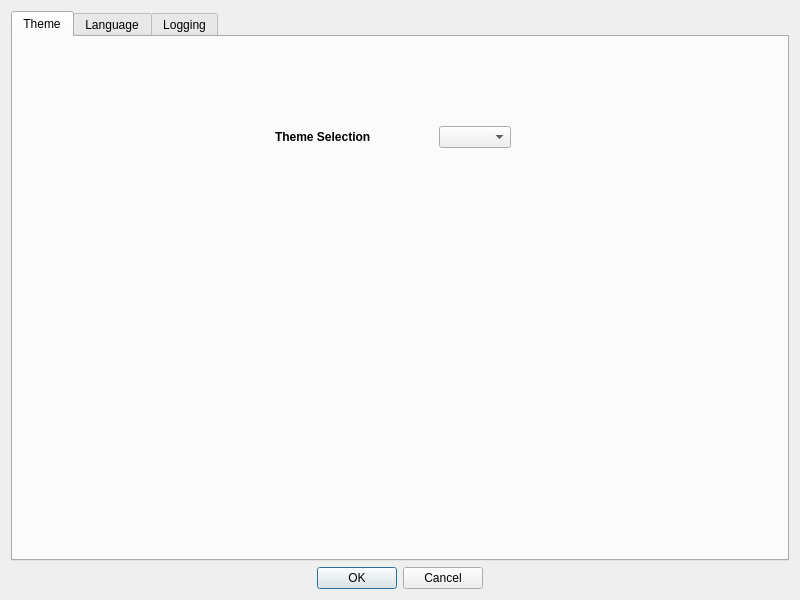
<?xml version="1.0" encoding="UTF-8"?>
<ui version="4.0">
 <class>Settings</class>
 <widget class="QDialog" name="Settings">
  <property name="geometry">
   <rect>
    <x>0</x>
    <y>0</y>
    <width>800</width>
    <height>600</height>
   </rect>
  </property>
  <property name="windowTitle">
   <string>Settings</string>
  </property>
  <layout class="QVBoxLayout" name="verticalLayout">
   <item>
    <widget class="QTabWidget" name="tabs">
     <property name="focusPolicy">
      <enum>Qt::TabFocus</enum>
     </property>
     <property name="currentIndex">
      <number>0</number>
     </property>
     <widget class="QWidget" name="Theme">
      <attribute name="title">
       <string>Theme</string>
      </attribute>
      <widget class="QWidget" name="horizontalLayoutWidget_3">
       <property name="geometry">
        <rect>
         <x>200</x>
         <y>0</y>
         <width>361</width>
         <height>201</height>
        </rect>
       </property>
       <layout class="QHBoxLayout" name="horizontalLayout_4">
        <item>
         <widget class="QLabel" name="label_5">
          <property name="sizePolicy">
           <sizepolicy hsizetype="Fixed" vsizetype="Fixed">
            <horstretch>0</horstretch>
            <verstretch>0</verstretch>
           </sizepolicy>
          </property>
          <property name="font">
           <font>
            <bold>true</bold>
           </font>
          </property>
          <property name="text">
           <string>Theme Selection</string>
          </property>
         </widget>
        </item>
        <item>
         <widget class="QComboBox" name="theme_combo">
          <property name="sizePolicy">
           <sizepolicy hsizetype="Fixed" vsizetype="Fixed">
            <horstretch>0</horstretch>
            <verstretch>0</verstretch>
           </sizepolicy>
          </property>
          <property name="sizeAdjustPolicy">
           <enum>QComboBox::AdjustToContents</enum>
          </property>
         </widget>
        </item>
       </layout>
      </widget>
     </widget>
     <widget class="QWidget" name="language">
      <attribute name="title">
       <string>Language</string>
      </attribute>
      <widget class="QWidget" name="horizontalLayoutWidget_2">
       <property name="geometry">
        <rect>
         <x>200</x>
         <y>0</y>
         <width>361</width>
         <height>201</height>
        </rect>
       </property>
       <layout class="QHBoxLayout" name="horizontalLayout_3">
        <item>
         <widget class="QLabel" name="label_4">
          <property name="sizePolicy">
           <sizepolicy hsizetype="Fixed" vsizetype="Fixed">
            <horstretch>0</horstretch>
            <verstretch>0</verstretch>
           </sizepolicy>
          </property>
          <property name="font">
           <font>
            <bold>true</bold>
           </font>
          </property>
          <property name="text">
           <string>Language Selection</string>
          </property>
         </widget>
        </item>
        <item>
         <widget class="QComboBox" name="language_combo">
          <property name="sizePolicy">
           <sizepolicy hsizetype="Fixed" vsizetype="Fixed">
            <horstretch>0</horstretch>
            <verstretch>0</verstretch>
           </sizepolicy>
          </property>
          <property name="sizeAdjustPolicy">
           <enum>QComboBox::AdjustToContents</enum>
          </property>
         </widget>
        </item>
       </layout>
      </widget>
     </widget>
     <widget class="QWidget" name="logging">
      <attribute name="title">
       <string>Logging</string>
      </attribute>
      <layout class="QHBoxLayout" name="horizontalLayout_2">
       <item>
        <spacer name="horizontalSpacer">
         <property name="orientation">
          <enum>Qt::Horizontal</enum>
         </property>
         <property name="sizeHint" stdset="0">
          <size>
           <width>40</width>
           <height>20</height>
          </size>
         </property>
        </spacer>
       </item>
       <item>
        <layout class="QFormLayout" name="formLayout">
         <item row="1" column="0">
          <widget class="QLabel" name="label">
           <property name="sizePolicy">
            <sizepolicy hsizetype="Fixed" vsizetype="Fixed">
             <horstretch>0</horstretch>
             <verstretch>0</verstretch>
            </sizepolicy>
           </property>
           <property name="font">
            <font>
             <bold>true</bold>
            </font>
           </property>
           <property name="text">
            <string>Logging Level</string>
           </property>
          </widget>
         </item>
         <item row="1" column="1">
          <widget class="QComboBox" name="logging_combo">
           <property name="sizePolicy">
            <sizepolicy hsizetype="Fixed" vsizetype="Fixed">
             <horstretch>0</horstretch>
             <verstretch>0</verstretch>
            </sizepolicy>
           </property>
           <property name="sizeAdjustPolicy">
            <enum>QComboBox::AdjustToContents</enum>
           </property>
          </widget>
         </item>
         <item row="5" column="1">
          <widget class="QLineEdit" name="log_backups_line_edit">
           <property name="sizePolicy">
            <sizepolicy hsizetype="Fixed" vsizetype="Fixed">
             <horstretch>0</horstretch>
             <verstretch>0</verstretch>
            </sizepolicy>
           </property>
           <property name="focusPolicy">
            <enum>Qt::ClickFocus</enum>
           </property>
          </widget>
         </item>
         <item row="5" column="0">
          <widget class="QLabel" name="label_3">
           <property name="sizePolicy">
            <sizepolicy hsizetype="Fixed" vsizetype="Fixed">
             <horstretch>0</horstretch>
             <verstretch>0</verstretch>
            </sizepolicy>
           </property>
           <property name="font">
            <font>
             <bold>true</bold>
            </font>
           </property>
           <property name="text">
            <string>Number of log backups</string>
           </property>
          </widget>
         </item>
         <item row="3" column="0">
          <widget class="QLabel" name="label_2">
           <property name="sizePolicy">
            <sizepolicy hsizetype="Fixed" vsizetype="Fixed">
             <horstretch>0</horstretch>
             <verstretch>0</verstretch>
            </sizepolicy>
           </property>
           <property name="font">
            <font>
             <bold>true</bold>
            </font>
           </property>
           <property name="text">
            <string>MB per log file</string>
           </property>
          </widget>
         </item>
         <item row="3" column="1">
          <widget class="QLineEdit" name="mb_line_edit">
           <property name="sizePolicy">
            <sizepolicy hsizetype="Fixed" vsizetype="Fixed">
             <horstretch>0</horstretch>
             <verstretch>0</verstretch>
            </sizepolicy>
           </property>
           <property name="focusPolicy">
            <enum>Qt::ClickFocus</enum>
           </property>
          </widget>
         </item>
         <item row="0" column="0">
          <spacer name="verticalSpacer">
           <property name="orientation">
            <enum>Qt::Vertical</enum>
           </property>
           <property name="sizeHint" stdset="0">
            <size>
             <width>20</width>
             <height>40</height>
            </size>
           </property>
          </spacer>
         </item>
         <item row="6" column="0">
          <spacer name="verticalSpacer_2">
           <property name="orientation">
            <enum>Qt::Vertical</enum>
           </property>
           <property name="sizeHint" stdset="0">
            <size>
             <width>20</width>
             <height>40</height>
            </size>
           </property>
          </spacer>
         </item>
        </layout>
       </item>
       <item>
        <spacer name="horizontalSpacer_2">
         <property name="orientation">
          <enum>Qt::Horizontal</enum>
         </property>
         <property name="sizeHint" stdset="0">
          <size>
           <width>40</width>
           <height>20</height>
          </size>
         </property>
        </spacer>
       </item>
      </layout>
     </widget>
    </widget>
   </item>
   <item alignment="Qt::AlignHCenter">
    <widget class="QDialogButtonBox" name="buttonBox">
     <property name="standardButtons">
      <set>QDialogButtonBox::Cancel|QDialogButtonBox::Ok</set>
     </property>
    </widget>
   </item>
  </layout>
 </widget>
 <resources/>
 <connections/>
</ui>
